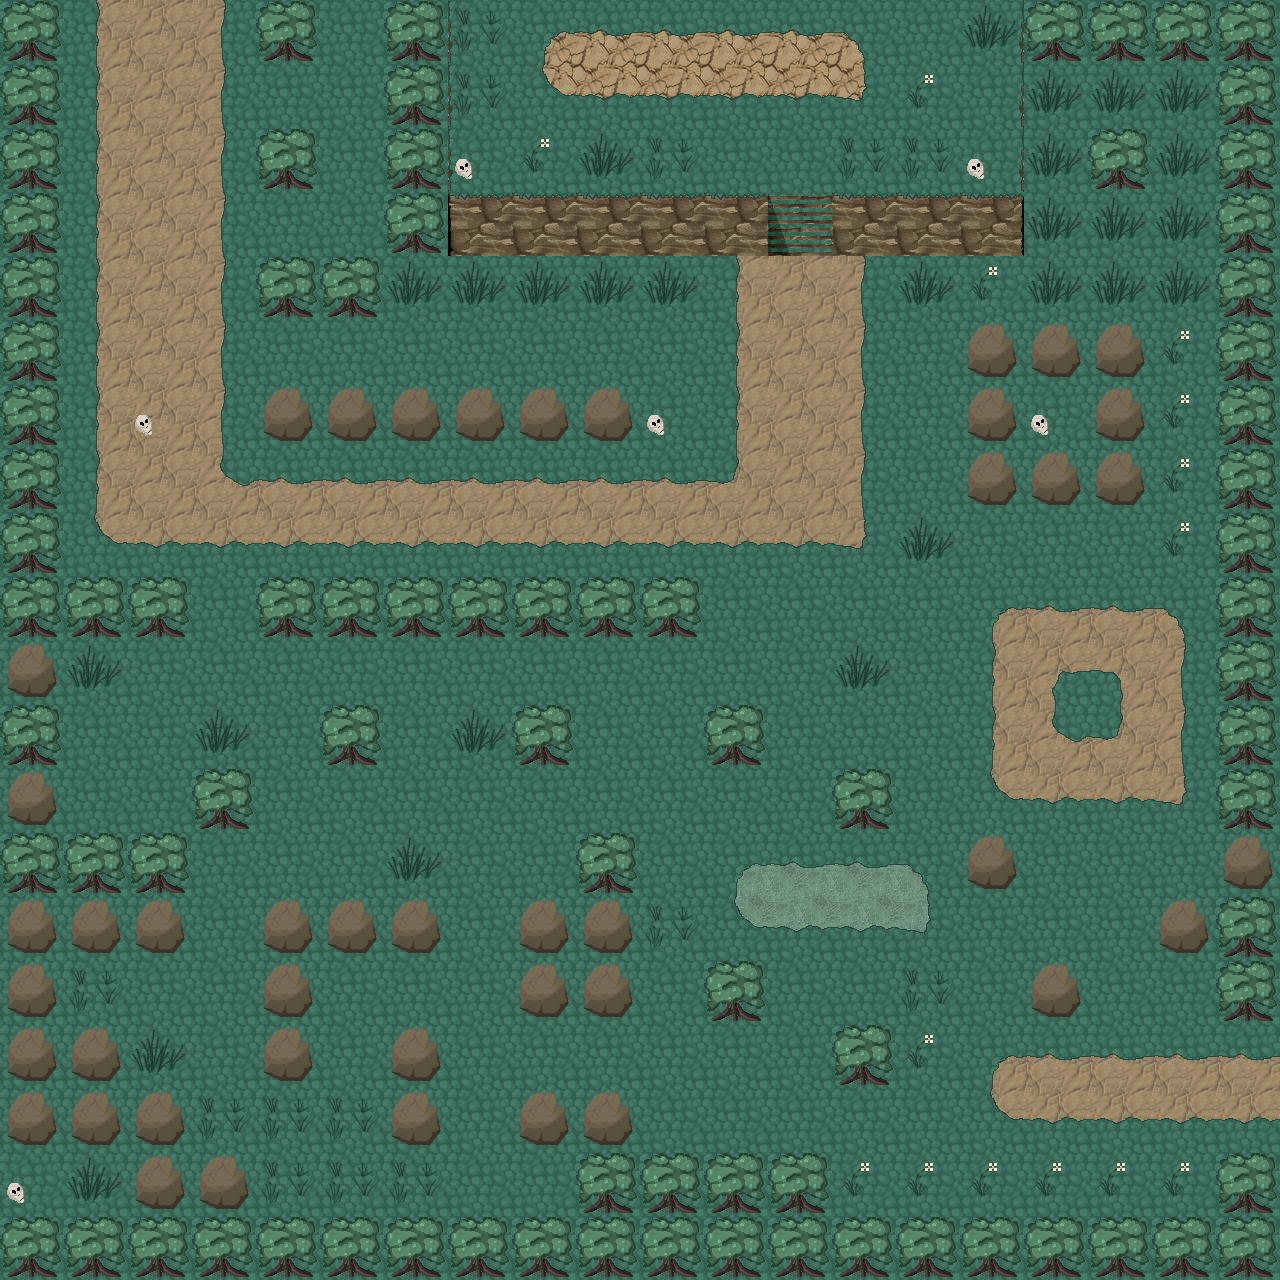

A level layout from a 2D game, rendered from its tile map. Below: a short description, then the map file with its tile-grid data intact:
An orthogonal 20x20 tile map with 64x64 px tiles, 2 tile layers (layer1, layer2) and 38 objects.

<map version="1.0" tiledversion="1.0.3" orientation="orthogonal" renderorder="left-up" width="20" height="20" tilewidth="64" tileheight="64" nextobjectid="42">
 <properties>
  <property name="name" value="level1" />
 </properties>
 <tileset firstgid="1" source="tileset.tsx" />
 <layer name="layer1" width="20" height="20">
  <data encoding="csv">
1,22,22,22,1,1,1,16,45,45,45,45,45,45,1,18,1,1,1,1,
1,22,22,22,1,1,1,16,45,45,45,45,45,45,1,18,1,1,1,1,
1,22,22,22,1,1,1,16,1,1,1,1,1,1,1,18,1,1,1,1,
1,22,22,22,1,1,1,26,27,27,27,27,17,27,27,28,1,1,1,1,
1,22,22,22,1,1,1,1,1,1,1,22,22,22,1,1,1,1,1,1,
1,22,22,22,1,1,1,1,1,1,1,22,22,22,1,1,1,1,1,1,
1,22,22,22,1,1,1,1,1,1,1,22,22,22,1,1,1,1,1,1,
1,22,22,22,22,22,22,22,22,22,22,22,22,22,1,1,1,1,1,1,
1,22,22,22,22,22,22,22,22,22,22,22,22,22,1,1,1,1,1,1,
1,1,1,1,1,1,1,1,1,1,1,1,1,1,1,22,22,22,22,1,
1,1,1,1,1,1,1,1,1,1,1,1,1,1,1,22,22,22,22,1,
1,1,1,1,1,1,1,1,1,1,1,1,1,1,1,22,22,22,22,1,
1,1,1,1,1,1,1,1,1,1,1,1,1,1,1,22,22,22,22,1,
1,1,1,1,1,1,1,1,1,1,1,34,34,34,34,1,1,1,1,1,
1,1,1,1,1,1,1,1,1,1,1,34,34,34,34,1,1,1,1,1,
1,1,1,1,1,1,1,1,1,1,1,1,1,1,1,1,1,1,1,1,
1,1,1,1,1,1,1,1,1,1,1,1,1,1,1,22,22,22,22,22,
1,1,1,1,1,1,1,1,1,1,1,1,1,1,1,22,22,22,22,22,
1,1,1,1,1,1,1,1,1,1,1,1,1,1,1,1,1,1,1,1,
1,1,1,1,1,1,1,1,1,1,1,1,1,1,1,1,1,1,1,1
</data>
 </layer>
 <layer name="layer2" width="20" height="20">
  <data encoding="csv">
7,21,0,23,7,0,7,3,11,12,12,12,12,13,0,2,7,7,7,7,
7,21,0,23,0,0,7,3,31,32,32,32,32,33,4,0,2,2,2,7,
7,21,0,23,7,0,7,5,4,2,3,0,0,3,3,5,2,7,2,7,
7,21,0,23,0,0,7,0,0,0,0,0,0,0,0,0,2,2,2,7,
7,21,0,23,7,7,2,2,2,2,2,21,0,23,2,4,2,2,2,7,
7,21,0,23,0,0,0,0,0,0,0,21,0,23,0,6,6,6,4,7,
7,21,5,23,6,6,6,6,6,6,5,21,0,23,0,6,5,6,4,7,
7,21,0,24,12,12,12,12,12,12,12,25,0,23,0,6,6,6,4,7,
7,31,32,32,32,32,32,32,32,32,32,32,32,33,2,0,0,0,4,7,
7,7,7,0,7,7,7,7,7,7,7,0,0,0,0,11,12,12,13,7,
6,2,0,0,0,0,0,0,0,0,0,0,0,2,0,21,14,15,23,7,
7,0,0,2,0,7,0,2,7,0,0,7,0,0,0,21,24,25,23,7,
6,0,0,7,0,0,0,0,0,0,0,0,0,7,0,31,32,32,33,7,
7,7,7,0,0,0,2,0,0,7,0,11,12,12,13,6,0,0,0,6,
6,6,6,0,6,6,6,0,6,6,3,31,32,32,33,0,0,0,6,7,
6,3,0,0,6,0,0,0,6,6,0,7,0,0,3,0,6,0,0,7,
6,6,2,0,6,0,6,0,0,0,0,0,0,7,4,11,12,12,12,12,
6,6,6,3,3,3,6,0,6,6,0,0,0,0,0,31,32,32,32,32,
5,2,6,6,3,3,3,0,0,7,7,7,7,4,4,4,4,4,4,7,
7,7,7,7,7,7,7,7,7,7,7,7,7,7,7,7,7,7,7,7
</data>
 </layer>
 <objectgroup name="hitboxes">
  <object id="1" x="1" y="1" width="61" height="1279" />
  <object id="4" x="1" y="1218" width="1276" height="59" />
  <object id="5" x="129" y="1153" width="127" height="65" />
  <object id="6" x="67" y="1090" width="117" height="57" />
  <object id="7" x="71" y="1027" width="52" height="55" />
  <object id="8" x="257" y="899" width="59" height="184" />
  <object id="9" x="323" y="900" width="117" height="54" />
  <object id="11" x="515" y="899" width="122" height="118" />
  <object id="12" x="577" y="831" width="61" height="63" />
  <object id="13" x="705" y="961" width="63" height="62" />
  <object id="14" x="834" y="1026" width="62" height="60" />
  <object id="15" x="515" y="1090" width="121" height="58" />
  <object id="16" x="579" y="1154" width="247" height="59" />
  <object id="17" x="387" y="1027" width="55" height="120" />
  <object id="18" x="66" y="834" width="123" height="120" />
  <object id="19" x="193" y="771" width="59" height="60" />
  <object id="20" x="321" y="703" width="62" height="63" />
  <object id="21" x="514" y="706" width="57" height="62" />
  <object id="22" x="707" y="705" width="56" height="58" />
  <object id="23" x="835" y="769" width="58" height="61" />
  <object id="24" x="960" y="835" width="59" height="58" />
  <object id="25" x="1031" y="965" width="50" height="54" />
  <object id="26" x="1152" y="899" width="56" height="55" />
  <object id="27" x="1218" y="1151" width="58" height="63" />
  <object id="28" x="1219" y="4" width="57" height="1019" />
  <object id="29" x="964" y="324" width="183" height="183" />
  <object id="30" x="1024" y="-1" width="193" height="64" />
  <object id="31" x="1089" y="127" width="59" height="60" />
  <object id="32" x="1016" y="63" width="11" height="130" />
  <object id="33" x="385" y="192" width="381" height="64" />
  <object id="34" x="833" y="190" width="186" height="62" />
  <object id="35" x="384" y="1" width="64" height="188" />
  <object id="36" x="259" y="257" width="120" height="61" />
  <object id="37" x="255" y="129" width="61" height="61" />
  <object id="38" x="259" y="2" width="58" height="60" />
  <object id="39" x="262" y="387" width="371" height="56" />
  <object id="40" x="63" y="577" width="125" height="61" />
  <object id="41" x="257" y="578" width="446" height="65" />
 </objectgroup>
</map>